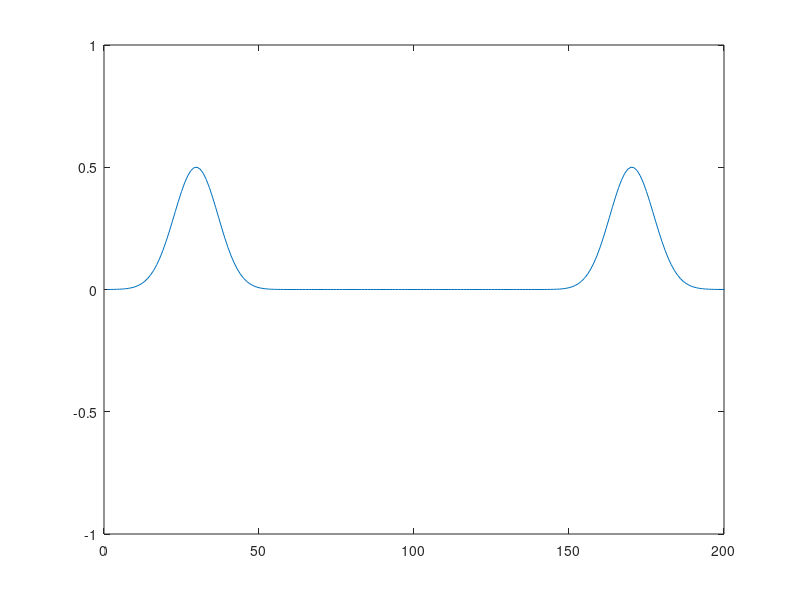

MATLAB code for this plot:
clc; clear all;

max_time = 40;
max_space = 200;
x = linspace(1,201,201);

mu = pi*4e-7;
elp = 8.85e-12;
c = sqrt(1/mu/elp);
wavelength = 500e-9;
freq = c/wavelength;

dx = wavelength/20;
dy = dx;
dt = 1/c*((1/dx)^2+(1/dy)^2)^-0.5;

Ex = zeros(max_space+1,1);
Hy = zeros(max_space+1,1);
 
Eeta=dt/dx/elp;     
Heta=dt/dx/mu;      
wave_imp = sqrt(mu/elp);

%Gaussian Source
t0=100;                                                    
spread=10;                                                 
Ex(2:max_space,1)= exp(-(t0-(2:max_space)).^2/spread^2);
% Hy = -(1/wave_imp)*Ex;
for t = 1:100
Ex(2:max_space) = Ex(2:max_space) - Eeta*(-Hy(1:max_space-1)+Hy(2:max_space));
Hy(1:max_space-1) = Hy(1:max_space-1) - Heta*(-Ex(1:max_space-1)+Ex(2:max_space));

plot(Ex);
axis([0 200 -1 1]);
pause(0.05);
end